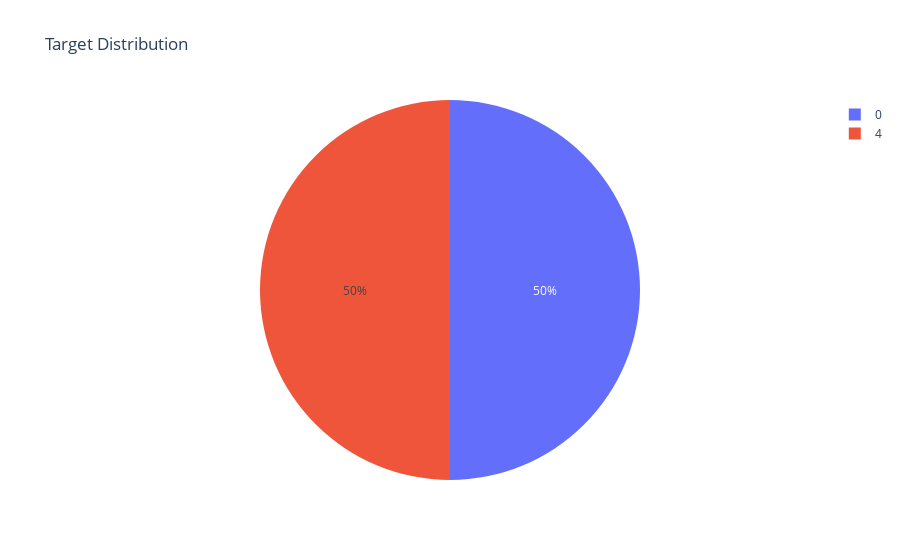

The code cell stored with this chart in its notebook:
### Code cell
fig = px.pie(target_df, values='count', names='target',title='Target Distribution')
fig.show()

### Figure 1 — Plotly figure (JSON) as saved in the notebook; plotly's stock layout.template omitted (floating-point values rounded to 4 significant figures)
{"data": [{"domain": {"x": [0, 1], "y": [0, 1]}, "hovertemplate": "target=%{label}<br>count=%{value}<extra></extra>", "labels": [0, 4], "legendgroup": "", "name": "", "showlegend": true, "type": "pie", "values": [800000, 800000]}], "layout": {"legend": {"tracegroupgap": 0}, "title": {"text": "Target Distribution"}}}
